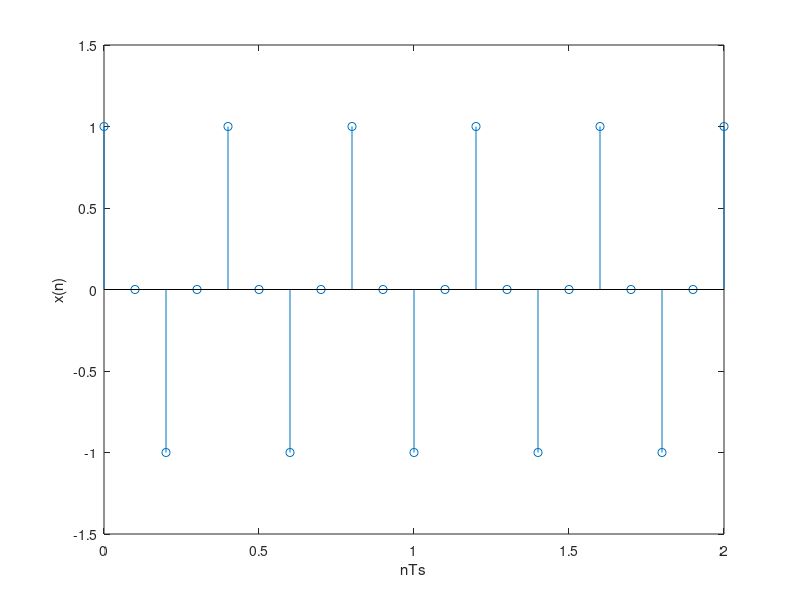

Source code (MATLAB):
Ts = 0.1;
t_samples = 0:Ts:2;

xt = cos(5*pi*t_samples) + sin(10*pi*t_samples);

figure()
stem(t_samples,xt);
xlabel('nTs');
ylabel('x(n)');

